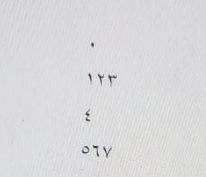
#> input picture nnn.jpg, 206 x 177 px, found by its file name
$ jupyter execute --allow-errors Cifri2.ipynb   (shell and % lines are left out)
#> lines starting #> are read from the running program, lines starting #| are printed output that depends on the picture; after the words box and inside, x2 and y2 are one past the last pixel; in counts of white or black regions, pixels touching at a corner belong together
<a href="https://colab.research.google.com/github/UrukHan/Numbers/blob/main/Cifri2.ipynb" target="_parent"></a>

[cell 1]
import cv2
import numpy as np
import matplotlib.pyplot as plt
import os
import pytesseract
from google.colab import files

[cell 2]
pytesseract.pytesseract.tesseract_cmd = r'/usr/bin/tesseract'

[cell 3]
pytesseract.pytesseract.tesseract_cmd = r'/usr/local/bin/pytesseract'

[cell 4]
def showImg(name):
  plt.imshow(name, cmap = 'gray', interpolation = 'bicubic')
  plt.show()

[cell 5]
cifr = cv2.imread('/content/nnn.jpg')
#> cifr is the input picture: shape (177, 206, 3); mean B, G, R 219.3, 217.9, 217.9
showImg(cifr)

[cell 6]
cifri = cv2.cvtColor(cifr, cv2.COLOR_BGR2GRAY)
ret, cifri = cv2.threshold(cifri, 160, 255, cv2.THRESH_BINARY)
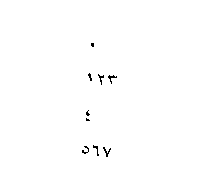
#> cifri: shape (177, 206); 99.5% white; black in thin lines or dots, all inside (x1, y1, x2, y2) = (82, 43, 117, 157)
showImg(cifri)

#> (a cell that did not finish here is left out)

[cell 8]
cifr = cv2.imread('/content/nn.jpg')
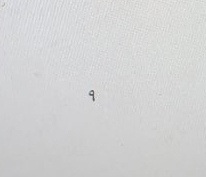
#> input picture nn.jpg, 206 x 177 px, found by its file name
#> cifr is the input picture: shape (177, 206, 3); mean B, G, R 211.4, 210.9, 210.5
cifri = cv2.cvtColor(cifr, cv2.COLOR_BGR2GRAY)
ret, cifri = cv2.threshold(cifri, 160, 255, cv2.THRESH_BINARY)
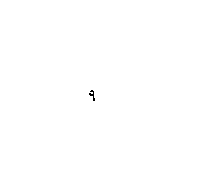
#> cifri: shape (177, 206); 99.9% white; black in thin lines or dots, all inside (x1, y1, x2, y2) = (89, 90, 95, 101)
showImg(cifri)
